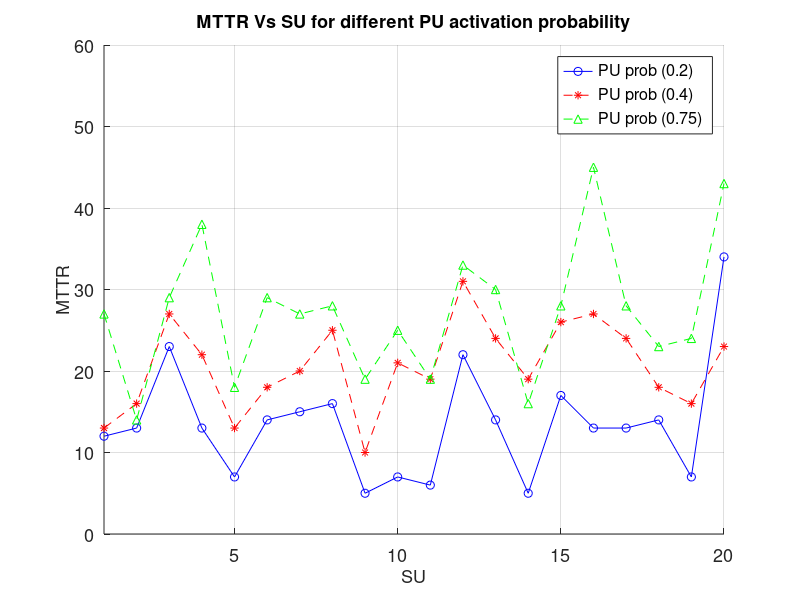
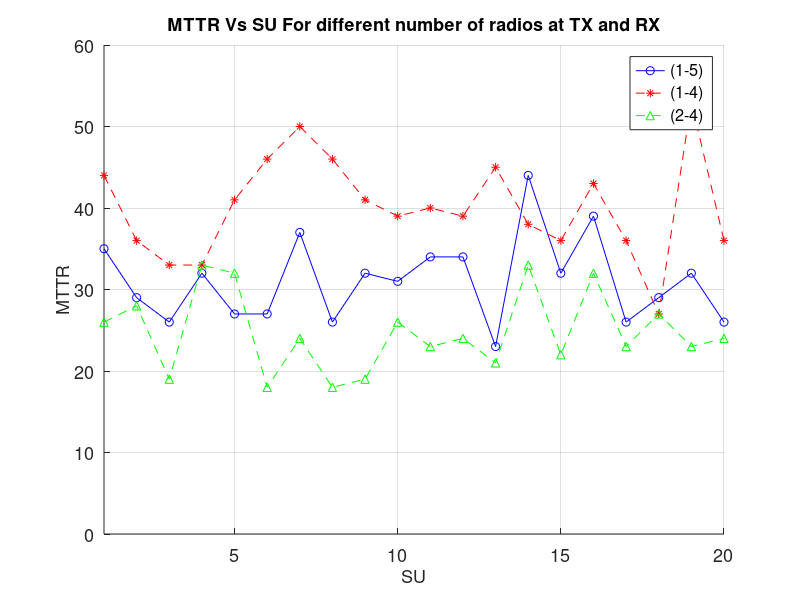
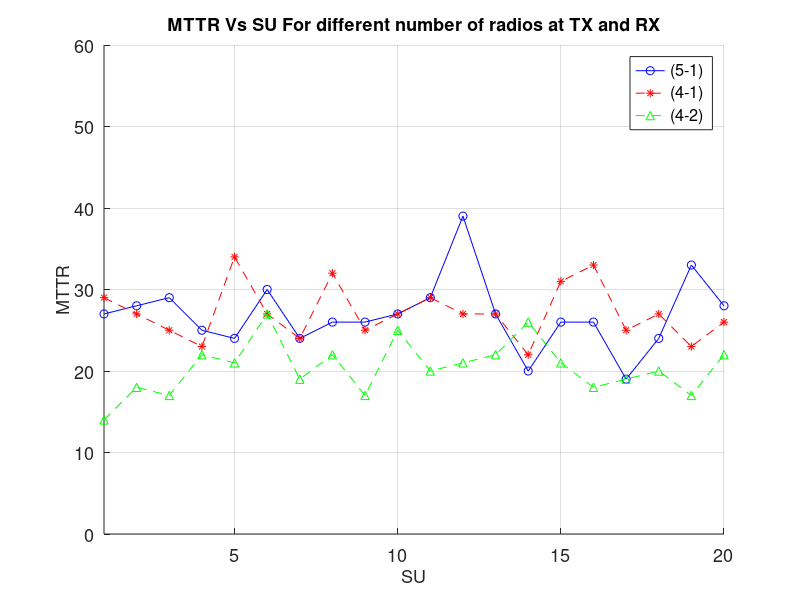
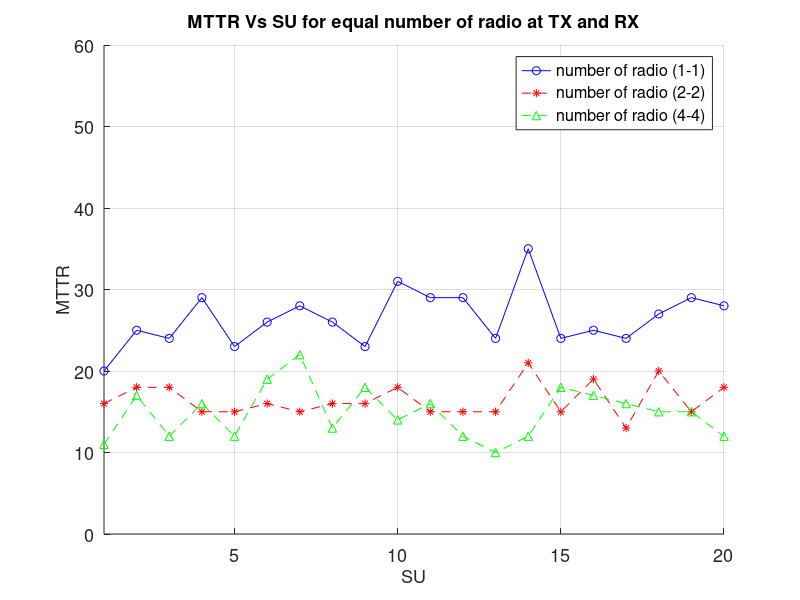

MATLAB code for these plots, in order: (Note: this script raises an error after producing the figures.)
%MTTR

MTTRPU2 = csvread('Maximum Time to rendezvous for Vs SU_PUprob(.2).csv');
MTTRPU4 = csvread('Maximum Time to rendezvous for Vs SU_PUprob(.4).csv');
MTTRPU6 = csvread('Maximum Time to rendezvous for Vs SU_PUprob(.6).csv');

X1 = MTTRPU2(:,1);
X2 = MTTRPU4(:,1);
X3 = MTTRPU6(:,1);

figure(1);
hold on ;
          
 plot(X1,'b-o');
 plot(X2,'r--*');
 plot(X3,'g--^');
 axis([-inf inf 0 60])
 title('MTTR Vs SU for different PU activation probability');
 xlabel('SU');
 ylabel('MTTR');
 set(findall(gcf,'-property','FontSize'),'FontSize',13)
 legend('PU prob (0.2)','PU prob (0.4)','PU prob (0.75)');
 grid on;
 %*******************************************************************************************
MTTRR2 = csvread('Maximum Time to rendezvous for Vs SU_radio(1-5).csv');
MTTRR4 = csvread('Maximum Time to rendezvous for Vs SU_radio(1-4).csv');
MTTRR6 = csvread('Maximum Time to rendezvous for Vs SU_radio(2-4).csv');
X1 = MTTRR2(:,1);
X2 = MTTRR4(:,1);
X3 = MTTRR6(:,1);

figure(2);
hold on ;
          
 plot(X1,'b-o');
 plot(X2,'r--*');
 plot(X3,'g--^');
  axis([-inf inf 0 60])
 grid on;
 xlabel('SU');
 ylabel('MTTR');
 title('MTTR Vs SU For different number of radios at TX and RX');
 set(findall(gcf,'-property','FontSize'),'FontSize',13)
 legend('(1-5)', '(1-4)', '(2-4)');
 %*******************************************************************************************
MTTRR2 = csvread('Maximum Time to rendezvous for Vs SU_radio(5-1).csv');
MTTRR4 = csvread('Maximum Time to rendezvous for Vs SU_radio(4-1).csv');
MTTRR6 = csvread('Maximum Time to rendezvous for Vs SU_radio(4-2).csv');
X1 = MTTRR2(:,1);
X2 = MTTRR4(:,1);
X3 = MTTRR6(:,1);

figure(3);
hold on ;
          
 plot(X1,'b-o');
 plot(X2,'r--*');
 plot(X3,'g--^');
 axis([-inf inf 0 60])
 grid on;
 xlabel('SU');
 ylabel('MTTR');
 title('MTTR Vs SU For different number of radios at TX and RX');
 set(findall(gcf,'-property','FontSize'),'FontSize',13)
 legend('(5-1)', '(4-1)', '(4-2)');
 %*******************************************************************************************
 MTTRR22 = csvread('Maximum Time to rendezvous for Vs SU_radio(1-1).csv');
MTTRR44 = csvread('Maximum Time to rendezvous for Vs SU_radio(2-2).csv');
MTTRR66 = csvread('Maximum Time to rendezvous for Vs SU_radio(4-4).csv');
X1 = MTTRR22(:,1);
X2 = MTTRR44(:,1);
X3 = MTTRR66(:,1);

figure(4);
hold on ;
          
 plot(X1,'b-o');
 plot(X2,'r--*');
 plot(X3,'g--^');
 axis([-inf inf 0 60])
 grid on;
 
 xlabel('SU');
 ylabel('MTTR'); 
 title('MTTR Vs SU for equal number of radio at TX and RX');
 set(findall(gcf,'-property','FontSize'),'FontSize',13)
 legend('number of radio (1-1)','number of radio (2-2)','number of radio (4-4)');

 %*******************************************************************************************
 TTRVsSU15 = csvread('Average TTR VS SU(1, 5).csv');
 TTRVsSU24 = csvread('Average TTR VS SU(2, 4).csv');
 TTRVsSU33 = csvread('Average TTR VS SU(3, 3).csv');
 
 X1 = TTRVsSU15(:,1);
 X2 = TTRVsSU24(:,1);
 X3 = TTRVsSU33(:,1);
 
 figure(5);
 hold on ;
 plot(X1,'b-o');
 plot(X2,'r--*');
 plot(X3,'g--^');
 axis([-inf inf 0 10])
 grid on;
  
 title('TTR Vs SU For Different Radios');
 xlabel('SU');
 ylabel('TTR');
 set(findall(gcf,'-property','FontSize'),'FontSize',13)
 legend('(1, 5)', '(2, 4)', '(3, 3)');
 
 
 %*******************************************************************************************
 TTRVsSU51 = csvread('Average TTR VS SU(5, 1).csv');
 TTRVsSU42 = csvread('Average TTR VS SU(4, 2).csv');
 TTRVsSU33 = csvread('Average TTR VS SU(3, 3).csv');
 
 X1 = TTRVsSU51(:,1);
 X2 = TTRVsSU42(:,1);
 X3 = TTRVsSU33(:,1);
 
 figure(6);
 hold on ;
 plot(X1,'b-o');
 plot(X2,'r--*');
 plot(X3,'g--^');
 axis([-inf inf 0 10])
 grid on;
  
 title('TTR Vs SU For Different Radios');
 xlabel('SU');
 ylabel('TTR');
 set(findall(gcf,'-property','FontSize'),'FontSize',13)
 legend('(5, 1)', '(4, 2)', '(3, 3)');
 %*******************************************************************************************
 
 TTRVsSU11 = csvread('Average TTR VS SU(1, 1).csv');
 TTRVsSU22 = csvread('Average TTR VS SU(2, 2).csv');
 TTRVsSU55 = csvread('Average TTR VS SU(5, 5).csv');
 
 X1 = TTRVsSU11(:,1);
 X2 = TTRVsSU22(:,1);
 X3 = TTRVsSU55(:,1);
 
 figure(7);
 hold on ;
 plot(X1,'b-o');
 plot(X2,'r--*');
 plot(X3,'g--^');
 axis([-inf inf 0 10])
 grid on;
  
 title('TTR Vs SU For Same Radios');
 xlabel('SU');
 ylabel('TTR');
 set(findall(gcf,'-property','FontSize'),'FontSize',13)
 legend('(1, 1)', '(2, 2)', '(5, 5)');
 
 %*******************************************************************************************
 
UtilizationVSBand = csvread('Utilization VS Band.csv');
%  TTRVsSU24 = csvread('Average TTR VS SU(2, 4).csv');
%  TTRVsSU33 = csvread('Average TTR VS SU(3, 3).csv');
 
X1 = UtilizationVSBand(:,1);
%  X2 = TTRVsSU24(:,1);
%  X3 = TTRVsSU33(:,1);
 
figure(8);
hold on;
plot(X1,'b-o');
%  plot(X2,'r--*');
%  plot(X3,'g--^');
axis([-inf inf 0 1])
grid on;
  
title('Utilization VS Band');
xlabel('Band');
ylabel('Utilization');
% legend('(1, 5)', '(2, 4)', '(3, 3)');
  
set(findall(gcf,'-property','FontSize'),'FontSize',13)
